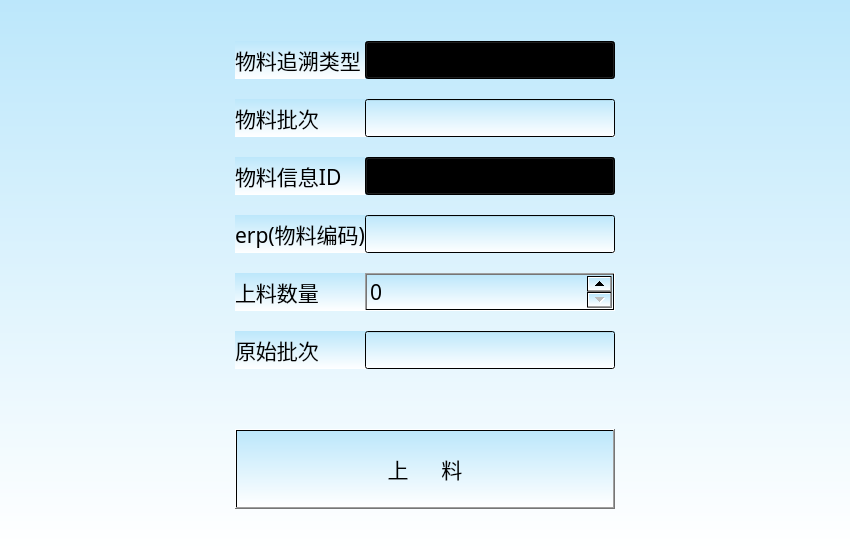
<?xml version="1.0" encoding="UTF-8"?>
<ui version="4.0">
 <class>WidgetLoad</class>
 <widget class="QWidget" name="WidgetLoad">
  <property name="geometry">
   <rect>
    <x>0</x>
    <y>0</y>
    <width>850</width>
    <height>550</height>
   </rect>
  </property>
  <property name="minimumSize">
   <size>
    <width>850</width>
    <height>550</height>
   </size>
  </property>
  <property name="windowTitle">
   <string>Form</string>
  </property>
  <property name="whatsThis">
   <string>&lt;html&gt;&lt;head/&gt;&lt;body&gt;&lt;p&gt;&lt;br/&gt;&lt;/p&gt;&lt;p&gt;background-color: qlineargradient(spread:pad, x1:0.5, y1:0, x2:0.5, y2:1, stop:0 rgba(188, 231, 251, 255), stop:1 rgba(255, 255, 255, 255))&lt;/p&gt;&lt;p&gt;&lt;br/&gt;&lt;/p&gt;&lt;/body&gt;&lt;/html&gt;</string>
  </property>
  <property name="styleSheet">
   <string notr="true">
background-color: qlineargradient(spread:pad, x1:0.5, y1:0, x2:0.5, y2:1, stop:0 rgba(188, 231, 251, 255), stop:1 rgba(255, 255, 255, 255))
</string>
  </property>
  <layout class="QGridLayout" name="gridLayout_2">
   <property name="verticalSpacing">
    <number>30</number>
   </property>
   <item row="0" column="0">
    <spacer name="horizontalSpacer">
     <property name="orientation">
      <enum>Qt::Horizontal</enum>
     </property>
     <property name="sizeHint" stdset="0">
      <size>
       <width>202</width>
       <height>20</height>
      </size>
     </property>
    </spacer>
   </item>
   <item row="0" column="1">
    <layout class="QGridLayout" name="gridLayout">
     <property name="verticalSpacing">
      <number>20</number>
     </property>
     <item row="2" column="0">
      <widget class="QLabel" name="label_5">
       <property name="font">
        <font>
         <family>Agency FB</family>
         <pointsize>16</pointsize>
        </font>
       </property>
       <property name="text">
        <string>物料信息ID</string>
       </property>
      </widget>
     </item>
     <item row="3" column="0">
      <widget class="QLabel" name="label_4">
       <property name="font">
        <font>
         <family>Agency FB</family>
         <pointsize>16</pointsize>
        </font>
       </property>
       <property name="text">
        <string>erp(物料编码)</string>
       </property>
      </widget>
     </item>
     <item row="2" column="1">
      <widget class="QComboBox" name="materialInfoId">
       <property name="font">
        <font>
         <family>Agency FB</family>
         <pointsize>16</pointsize>
        </font>
       </property>
      </widget>
     </item>
     <item row="1" column="1">
      <widget class="QLineEdit" name="batchNumber">
       <property name="font">
        <font>
         <family>Agency FB</family>
         <pointsize>16</pointsize>
        </font>
       </property>
      </widget>
     </item>
     <item row="3" column="1">
      <widget class="QLineEdit" name="erp">
       <property name="font">
        <font>
         <family>Agency FB</family>
         <pointsize>16</pointsize>
        </font>
       </property>
      </widget>
     </item>
     <item row="5" column="0">
      <widget class="QLabel" name="label_3">
       <property name="font">
        <font>
         <family>Agency FB</family>
         <pointsize>16</pointsize>
        </font>
       </property>
       <property name="text">
        <string>原始批次</string>
       </property>
      </widget>
     </item>
     <item row="5" column="1">
      <widget class="QLineEdit" name="historyBatch">
       <property name="font">
        <font>
         <family>Agency FB</family>
         <pointsize>16</pointsize>
        </font>
       </property>
      </widget>
     </item>
     <item row="1" column="0">
      <widget class="QLabel" name="label_2">
       <property name="font">
        <font>
         <family>Agency FB</family>
         <pointsize>16</pointsize>
        </font>
       </property>
       <property name="text">
        <string>物料批次</string>
       </property>
      </widget>
     </item>
     <item row="0" column="1">
      <widget class="QComboBox" name="type">
       <property name="minimumSize">
        <size>
         <width>250</width>
         <height>0</height>
        </size>
       </property>
       <property name="font">
        <font>
         <family>Agency FB</family>
         <pointsize>16</pointsize>
        </font>
       </property>
       <property name="currentIndex">
        <number>1</number>
       </property>
       <item>
        <property name="text">
         <string>条码</string>
        </property>
       </item>
       <item>
        <property name="text">
         <string>批次</string>
        </property>
       </item>
      </widget>
     </item>
     <item row="0" column="0">
      <widget class="QLabel" name="label">
       <property name="font">
        <font>
         <family>Agency FB</family>
         <pointsize>16</pointsize>
        </font>
       </property>
       <property name="text">
        <string>物料追溯类型</string>
       </property>
      </widget>
     </item>
     <item row="4" column="0">
      <widget class="QLabel" name="label_6">
       <property name="font">
        <font>
         <family>Agency FB</family>
         <pointsize>16</pointsize>
        </font>
       </property>
       <property name="text">
        <string>上料数量</string>
       </property>
      </widget>
     </item>
     <item row="4" column="1">
      <widget class="QSpinBox" name="loadNum">
       <property name="font">
        <font>
         <family>Agency FB</family>
         <pointsize>16</pointsize>
        </font>
       </property>
       <property name="maximum">
        <number>9999999</number>
       </property>
      </widget>
     </item>
    </layout>
   </item>
   <item row="0" column="2">
    <spacer name="horizontalSpacer_2">
     <property name="orientation">
      <enum>Qt::Horizontal</enum>
     </property>
     <property name="sizeHint" stdset="0">
      <size>
       <width>202</width>
       <height>20</height>
      </size>
     </property>
    </spacer>
   </item>
   <item row="1" column="1">
    <widget class="QPushButton" name="btnLoad">
     <property name="minimumSize">
      <size>
       <width>0</width>
       <height>80</height>
      </size>
     </property>
     <property name="font">
      <font>
       <family>Agency FB</family>
       <pointsize>16</pointsize>
      </font>
     </property>
     <property name="text">
      <string>上      料</string>
     </property>
    </widget>
   </item>
  </layout>
 </widget>
 <resources/>
 <connections/>
</ui>
